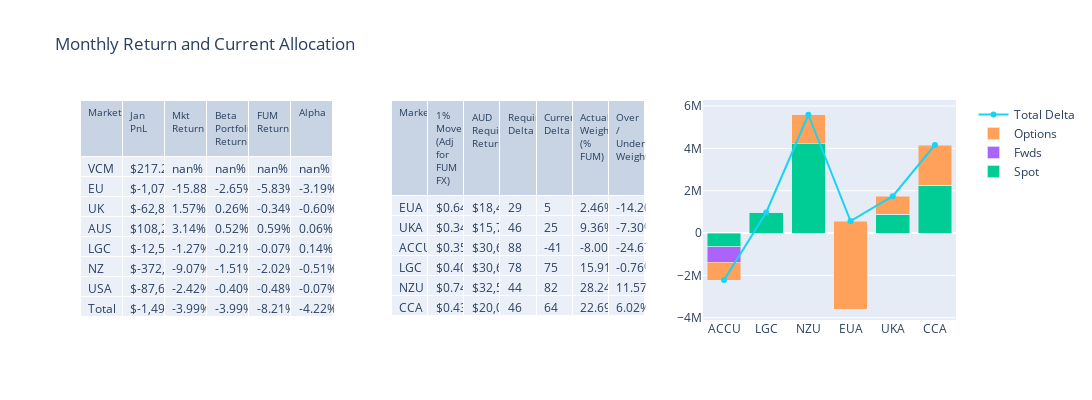

Notebook cell for this chart:
### Code cell
fig = make_subplots(
    rows=1, cols=3,
    #shared_xaxes=True,
    vertical_spacing=0.03,
    specs=[[{"type": "table"},
           {"type": "table"},
           {"type": "scatter"}]]
)

fig.add_trace(
    go.Table(
        header=dict(
            values=list(returns),
            font=dict(size=10),
            align="left"
        ),
        cells=dict(
            values=[returns[k].tolist() for k in returns.columns],
            align = "left")
    ),
    row=1, col=1
)

fig.add_trace(
    go.Table(
        header=dict(
            values=list(portfolio_allocation),
            font=dict(size=10),
            align="left"
        ),
        cells=dict(
            values=[portfolio_allocation[k].tolist() for k in portfolio_allocation.columns],
            align = "left")
    ),
    row=1, col=2
)

barcols=['Spot','Fwds','Options']
for i, col in enumerate(barcols):
    fig.add_trace(
        go.Bar(
            x=delta_values['Mkt'],
            y=delta_values[col],
            name=col
        ),
        row=1, col=3
)
    
fig.add_trace(
    go.Scatter(
        x=delta_values['Mkt'],
        y=delta_values['Total_Delta'], name='Total Delta'
    ),
    row=1, col=3
)


fig.update_layout(
    height=400,
    width=1950,
    showlegend=True,
    title_text="Monthly Return and Current Allocation",
    barmode='stack'
)

fig.show()

### Figure 1 — Plotly figure (JSON) as saved in the notebook; plotly's stock layout.template omitted (floating-point values rounded to 4 significant figures)
{"data": [{"cells": {"align": "left", "values": [["VCM", "EU", "UK", "AUS", "LGC", "NZ", "USA", "Total"], ["$217.26", "$-1,072,828.18", "$-62,804.30", "$108,226.95", "$-12,500.00", "$-372,214.65", "$-87,684.43", "$-1,499,587.34"], ["nan%", "-15.88%", "1.57%", "3.14%", "-1.27%", "-9.07%", "-2.42%", "-3.99%"], ["nan%", "-2.65%", "0.26%", "0.52%", "-0.21%", "-1.51%", "-0.40%", "-3.99%"], ["nan%", "-5.83%", "-0.34%", "0.59%", "-0.07%", "-2.02%", "-0.48%", "-8.21%"], ["nan%", "-3.19%", "-0.60%", "0.06%", "0.14%", "-0.51%", "-0.07%", "-4.22%"]]}, "domain": {"x": [0, 0.2889], "y": [0, 1]}, "header": {"align": "left", "font": {"size": 10}, "values": ["Market", "Jan PnL", "Mkt Return", "Beta Portfolio Return", "FUM Return", "Alpha"]}, "type": "table"}, {"cells": {"align": "left", "values": [["EUA", "UKA", "ACCU", "LGC", "NZU", "CCA"], ["$0.64", "$0.34", "$0.35", "$0.40", "$0.74", "$0.43"], ["$18,466.80", "$15,792.46", "$30,650.00", "$30,650.00", "$32,519.89", "$20,046.63"], [29, 46, 88, 78, 44, 46], [5, 25, -41, 75, 82, 64], ["2.46%", "9.36%", "-8.00%", "15.91%", "28.24%", "22.69%"], ["-14.20%", "-7.30%", "-24.67%", "-0.76%", "11.57%", "6.02%"]]}, "domain": {"x": [0.3556, 0.6444], "y": [0, 1]}, "header": {"align": "left", "font": {"size": 10}, "values": ["Market", "1% Move (Adj for FUM FX)", "AUD Required Return", "Required Delta", "Current Delta", "Actual Weight (% FUM)", "Over / Under Weight"]}, "type": "table"}, {"name": "Spot", "type": "bar", "x": ["ACCU", "LGC", "NZU", "EUA", "UKA", "CCA"], "xaxis": "x", "y": [-646920, 975000, 4229087, -3586270, 882564, 2248953], "yaxis": "y"}, {"name": "Fwds", "type": "bar", "x": ["ACCU", "LGC", "NZU", "EUA", "UKA", "CCA"], "xaxis": "x", "y": [-720000, 0, 0, 0, 0, 0], "yaxis": "y"}, {"name": "Options", "type": "bar", "x": ["ACCU", "LGC", "NZU", "EUA", "UKA", "CCA"], "xaxis": "x", "y": [-854807, 0, 1360535, 4151618, 859910, 1911493], "yaxis": "y"}, {"name": "Total Delta", "type": "scatter", "x": ["ACCU", "LGC", "NZU", "EUA", "UKA", "CCA"], "xaxis": "x", "y": [-2221727, 975000, 5589622, 565349, 1742474, 4160446], "yaxis": "y"}], "layout": {"barmode": "stack", "height": 400, "showlegend": true, "title": {"text": "Monthly Return and Current Allocation"}, "width": 1950, "xaxis": {"anchor": "y", "domain": [0.7111, 1]}, "yaxis": {"anchor": "x", "domain": [0, 1]}}}
